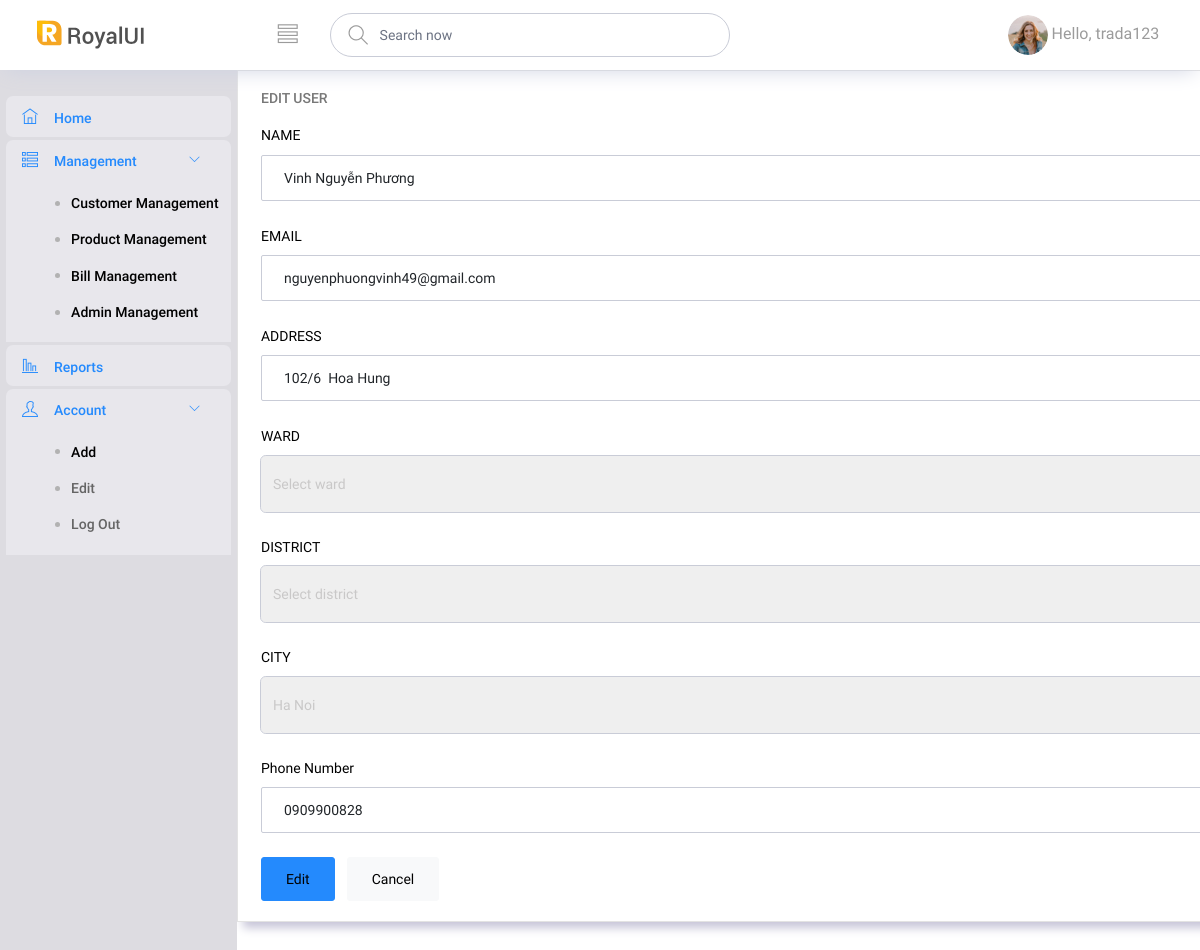
The app's page /admin/quantri.php?page_layout=editUser&temptk=Sog1n (signed in) with its own data.
### tables this page shows
CREATE TABLE `khachhang` (
  `hoten` varchar(50) DEFAULT NULL,
  `taikhoankh` varchar(50) NOT NULL,
  `matkhau` varchar(1000) DEFAULT NULL,
  `email` varchar(30) DEFAULT NULL,
  `sonha` varchar(50) DEFAULT NULL,
  `tenquan` varchar(50) DEFAULT NULL,
  `tenphuong` varchar(100) DEFAULT NULL,
  `tentp` varchar(50) DEFAULT NULL,
  `sodienthoai` varchar(10) DEFAULT NULL,
  `trangthaitk` int(11) DEFAULT NULL
);

### lib/DataProvider.php (called while the page is built, shortened)
<?php
	function executeQuery($sql){
        include ('db.inc');
        $conn = new mysqli($servername, $username, $password, $dbname);
		if (!($result = $conn->query($sql)))
		    echo $conn->connect_error;
		return $result;
    }
?>

### admin/editUser.php (the view, shortened to what this page needs)
<?php
if(isset($_GET['temptk']) && !empty($_GET['temptk'])) {
    $taikhoanedit = $_GET['temptk'];
    $sql = "SELECT * FROM khachhang WHERE taikhoankh='" . $taikhoanedit ."'";
    $result = executeQuery($sql);
    if($result->num_rows > 0) {
        $row = $result->fetch_array();
        $city = $row['tentp'];
    } else {
        echo "Không tìm thấy dữ liệu cho tài khoản này.";
    }
} else {
    echo "Không có tài khoản được chọn để chỉnh sửa.";
}
?>
<div class="col-12 grid-margin stretch-card">
    <div class="card">
        <div class="card-body">
            <h4 class="card-title">EDIT USER</h4>
            <form class="forms-sample" action="updateUser.php" method="post">
                <div class="form-group">
                    <label>NAME</label>
                    <input type="text" class="form-control" name="name" id="name" value="<?php echo($row['hoten']); ?>">
                </div>
                <div class="form-group">
                    <label for="exampleInputEmail3">EMAIL</label>
                    <input type="email" class="form-control" id="email" name="email" value="<?php echo($row['email']); ?>">
                </div>
                <div class="form-group">
                    <label>ADDRESS</label>
                    <input type="text" class="form-control" name="home_number" id="home_number" value="<?php echo($row['sonha']); ?>">
                </div>
                <div class="form-group">
                    <label for="ward">WARD</label>
                    <select class="form-control form-control-lg" id="ward" name="ward">
                        <option value="-1">Select ward</option>
                    </select>
                </div>
                <div class="form-group">
                    <label for="district">DISTRICT</label>
                    <select class="form-control form-control-lg" id="district" name="district">
                        <option value="-1">Select district</option>
                    </select>
                </div>
                <?php
                function isCheckCity($value, $city)
                {
                    if($value === $city)
                    {
                        echo 'selected';
                    }
                }
                ?>
                <div class="form-group">
                    <label for="city">CITY</label>
                    <select class="form-control form-control-lg" id="city" name="city">
                        <option value="Ha Noi" <?php isCheckCity("Ha Noi",$city);?>>Ha Noi</option>
                    </select>
                </div>
                <div class="form-group">
                    <label>Phone Number</label>
                    <input type="text" class="form-control" name="phone" id="phone" value="<?php echo($row['sodienthoai']); ?>">
                </div>
                <button type="submit" name="submit" id="submit" class="btn btn-primary me-2">Edit</button>
                <button type="reset" class="btn btn-light">Cancel</button>
            </form>
        </div>
    </div>
</div>

### records on screen
khachhang: name "Vinh Nguyễn Phương", email "nguyenphuongvinh49@gmail.com", home_number "102/6 Hoa Hung", city "Ha Noi", phone "0909900828"

### other values on screen
$_SESSION['taikhoan'] "trada123"
